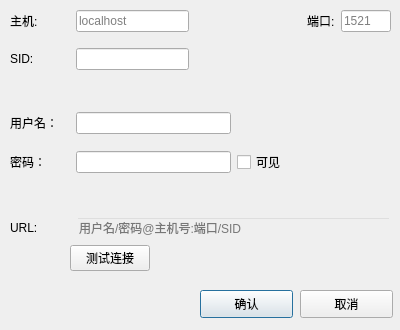
<?xml version="1.0" encoding="UTF-8"?>
<ui version="4.0">
    <class>dialog</class>
    <widget class="QDialog" name="dialog">
        <property name="geometry">
            <rect>
                <x>0</x>
                <y>0</y>
                <width>400</width>
                <height>330</height>
            </rect>
        </property>
        <property name="minimumSize">
            <size>
                <width>400</width>
                <height>330</height>
            </size>
        </property>
        <property name="maximumSize">
            <size>
                <width>400</width>
                <height>400</height>
            </size>
        </property>
        <property name="contextMenuPolicy">
            <enum>Qt::NoContextMenu</enum>
        </property>
        <property name="windowTitle">
            <string>数据库参数设置</string>
        </property>
        <property name="inputMethodHints">
            <set>Qt::ImhNone</set>
        </property>
        <property name="sizeGripEnabled">
            <bool>false</bool>
        </property>
        <property name="modal">
            <bool>false</bool>
        </property>
        <widget class="QPushButton" name="cancel">
            <property name="geometry">
                <rect>
                    <x>300</x>
                    <y>290</y>
                    <width>93</width>
                    <height>28</height>
                </rect>
            </property>
            <property name="text">
                <string>取消</string>
            </property>
        </widget>
        <widget class="QPushButton" name="OK">
            <property name="geometry">
                <rect>
                    <x>200</x>
                    <y>290</y>
                    <width>93</width>
                    <height>28</height>
                </rect>
            </property>
            <property name="mouseTracking">
                <bool>true</bool>
            </property>
            <property name="autoFillBackground">
                <bool>false</bool>
            </property>
            <property name="styleSheet">
                <string notr="true"/>
            </property>
            <property name="text">
                <string>确认</string>
            </property>
            <property name="checkable">
                <bool>false</bool>
            </property>
            <property name="default">
                <bool>true</bool>
            </property>
            <property name="flat">
                <bool>false</bool>
            </property>
        </widget>
        <widget class="QWidget" name="verticalLayoutWidget">
            <property name="geometry">
                <rect>
                    <x>10</x>
                    <y>10</y>
                    <width>381</width>
                    <height>261</height>
                </rect>
            </property>
            <layout class="QVBoxLayout" name="server_msg">
                <item>
                    <layout class="QGridLayout" name="host_port_sid">
                        <item row="0" column="3">
                            <widget class="QLabel" name="port_label">
                                <property name="text">
                                    <string>端口:</string>
                                </property>
                            </widget>
                        </item>
                        <item row="0" column="4">
                            <widget class="QLineEdit" name="port_input">
                                <property name="enabled">
                                    <bool>true</bool>
                                </property>
                                <property name="sizePolicy">
                                    <sizepolicy hsizetype="MinimumExpanding" vsizetype="Fixed">
                                        <horstretch>0</horstretch>
                                        <verstretch>0</verstretch>
                                    </sizepolicy>
                                </property>
                                <property name="minimumSize">
                                    <size>
                                        <width>5</width>
                                        <height>0</height>
                                    </size>
                                </property>
                                <property name="maximumSize">
                                    <size>
                                        <width>50</width>
                                        <height>16777215</height>
                                    </size>
                                </property>
                                <property name="text">
                                    <string/>
                                </property>
                                <property name="placeholderText">
                                    <string>1521</string>
                                </property>
                            </widget>
                        </item>
                        <item row="1" column="0">
                            <spacer name="verticalSpacer">
                                <property name="orientation">
                                    <enum>Qt::Vertical</enum>
                                </property>
                                <property name="sizeHint" stdset="0">
                                    <size>
                                        <width>60</width>
                                        <height>13</height>
                                    </size>
                                </property>
                            </spacer>
                        </item>
                        <item row="0" column="1">
                            <widget class="QLineEdit" name="host_input">
                                <property name="placeholderText">
                                    <string>localhost</string>
                                </property>
                            </widget>
                        </item>
                        <item row="2" column="0">
                            <widget class="QLabel" name="sid_label">
                                <property name="text">
                                    <string>SID:</string>
                                </property>
                            </widget>
                        </item>
                        <item row="2" column="2">
                            <spacer name="horizontalSpacer">
                                <property name="orientation">
                                    <enum>Qt::Horizontal</enum>
                                </property>
                                <property name="sizeHint" stdset="0">
                                    <size>
                                        <width>40</width>
                                        <height>20</height>
                                    </size>
                                </property>
                            </spacer>
                        </item>
                        <item row="2" column="1">
                            <widget class="QLineEdit" name="sid_input"/>
                        </item>
                        <item row="0" column="0">
                            <widget class="QLabel" name="host_label">
                                <property name="text">
                                    <string>主机:</string>
                                </property>
                            </widget>
                        </item>
                        <item row="0" column="2">
                            <spacer name="horizontalSpacer_2">
                                <property name="orientation">
                                    <enum>Qt::Horizontal</enum>
                                </property>
                                <property name="sizeHint" stdset="0">
                                    <size>
                                        <width>40</width>
                                        <height>20</height>
                                    </size>
                                </property>
                            </spacer>
                        </item>
                    </layout>
                </item>
                <item>
                    <spacer name="verticalSpacer_2">
                        <property name="orientation">
                            <enum>Qt::Vertical</enum>
                        </property>
                        <property name="sizeHint" stdset="0">
                            <size>
                                <width>20</width>
                                <height>40</height>
                            </size>
                        </property>
                    </spacer>
                </item>
                <item>
                    <layout class="QGridLayout" name="user_pwd">
                        <item row="0" column="1">
                            <widget class="QLineEdit" name="user_input"/>
                        </item>
                        <item row="0" column="3">
                            <spacer name="horizontalSpacer_3">
                                <property name="orientation">
                                    <enum>Qt::Horizontal</enum>
                                </property>
                                <property name="sizeHint" stdset="0">
                                    <size>
                                        <width>30</width>
                                        <height>20</height>
                                    </size>
                                </property>
                            </spacer>
                        </item>
                        <item row="0" column="0">
                            <widget class="QLabel" name="user_label">
                                <property name="text">
                                    <string>用户名：</string>
                                </property>
                            </widget>
                        </item>
                        <item row="2" column="0">
                            <widget class="QLabel" name="pwd_label">
                                <property name="text">
                                    <string>密码：</string>
                                </property>
                            </widget>
                        </item>
                        <item row="2" column="3">
                            <widget class="QCheckBox" name="visible_check">
                                <property name="text">
                                    <string>可见</string>
                                </property>
                            </widget>
                        </item>
                        <item row="1" column="0">
                            <spacer name="verticalSpacer_3">
                                <property name="orientation">
                                    <enum>Qt::Vertical</enum>
                                </property>
                                <property name="sizeHint" stdset="0">
                                    <size>
                                        <width>60</width>
                                        <height>13</height>
                                    </size>
                                </property>
                            </spacer>
                        </item>
                        <item row="2" column="1">
                            <widget class="QLineEdit" name="pwd_input">
                                <property name="text">
                                    <string/>
                                </property>
                                <property name="echoMode">
                                    <enum>QLineEdit::Password</enum>
                                </property>
                            </widget>
                        </item>
                    </layout>
                </item>
                <item>
                    <spacer name="verticalSpacer_4">
                        <property name="orientation">
                            <enum>Qt::Vertical</enum>
                        </property>
                        <property name="sizeHint" stdset="0">
                            <size>
                                <width>20</width>
                                <height>40</height>
                            </size>
                        </property>
                    </spacer>
                </item>
                <item>
                    <layout class="QGridLayout" name="URL">
                        <item row="0" column="0">
                            <widget class="QLabel" name="URL_label">
                                <property name="minimumSize">
                                    <size>
                                        <width>60</width>
                                        <height>0</height>
                                    </size>
                                </property>
                                <property name="maximumSize">
                                    <size>
                                        <width>60</width>
                                        <height>16777215</height>
                                    </size>
                                </property>
                                <property name="text">
                                    <string>URL:</string>
                                </property>
                            </widget>
                        </item>
                        <item row="0" column="1">
                            <widget class="QLineEdit" name="URL_input">
                                <property name="enabled">
                                    <bool>true</bool>
                                </property>
                                <property name="contextMenuPolicy">
                                    <enum>Qt::PreventContextMenu</enum>
                                </property>
                                <property name="autoFillBackground">
                                    <bool>false</bool>
                                </property>
                                <property name="styleSheet">
                                    <string notr="true">background: transparent;</string>
                                </property>
                                <property name="inputMask">
                                    <string/>
                                </property>
                                <property name="frame">
                                    <bool>true</bool>
                                </property>
                                <property name="echoMode">
                                    <enum>QLineEdit::Normal</enum>
                                </property>
                                <property name="cursorPosition">
                                    <number>0</number>
                                </property>
                                <property name="dragEnabled">
                                    <bool>false</bool>
                                </property>
                                <property name="readOnly">
                                    <bool>true</bool>
                                </property>
                                <property name="placeholderText">
                                    <string>用户名/密码@主机号:端口/SID</string>
                                </property>
                                <property name="cursorMoveStyle">
                                    <enum>Qt::LogicalMoveStyle</enum>
                                </property>
                            </widget>
                        </item>
                    </layout>
                </item>
                <item>
                    <layout class="QHBoxLayout" name="test">
                        <item>
                            <spacer name="horizontalSpacer_7">
                                <property name="orientation">
                                    <enum>Qt::Horizontal</enum>
                                </property>
                                <property name="sizeType">
                                    <enum>QSizePolicy::Fixed</enum>
                                </property>
                                <property name="sizeHint" stdset="0">
                                    <size>
                                        <width>60</width>
                                        <height>20</height>
                                    </size>
                                </property>
                            </spacer>
                        </item>
                        <item>
                            <widget class="QPushButton" name="test_button">
                                <property name="text">
                                    <string>测试连接</string>
                                </property>
                            </widget>
                        </item>
                        <item>
                            <spacer name="horizontalSpacer_8">
                                <property name="orientation">
                                    <enum>Qt::Horizontal</enum>
                                </property>
                                <property name="sizeHint" stdset="0">
                                    <size>
                                        <width>180</width>
                                        <height>20</height>
                                    </size>
                                </property>
                            </spacer>
                        </item>
                    </layout>
                </item>
            </layout>
        </widget>
    </widget>
    <tabstops>
        <tabstop>host_input</tabstop>
        <tabstop>port_input</tabstop>
        <tabstop>sid_input</tabstop>
        <tabstop>user_input</tabstop>
        <tabstop>pwd_input</tabstop>
        <tabstop>visible_check</tabstop>
        <tabstop>URL_input</tabstop>
        <tabstop>test_button</tabstop>
        <tabstop>OK</tabstop>
        <tabstop>cancel</tabstop>
    </tabstops>
    <resources/>
    <connections>
        <connection>
            <sender>cancel</sender>
            <signal>clicked()</signal>
            <receiver>dialog</receiver>
            <slot>reject()</slot>
            <hints>
                <hint type="sourcelabel">
                    <x>336</x>
                    <y>294</y>
                </hint>
                <hint type="destinationlabel">
                    <x>332</x>
                    <y>262</y>
                </hint>
            </hints>
        </connection>
    </connections>
</ui>
